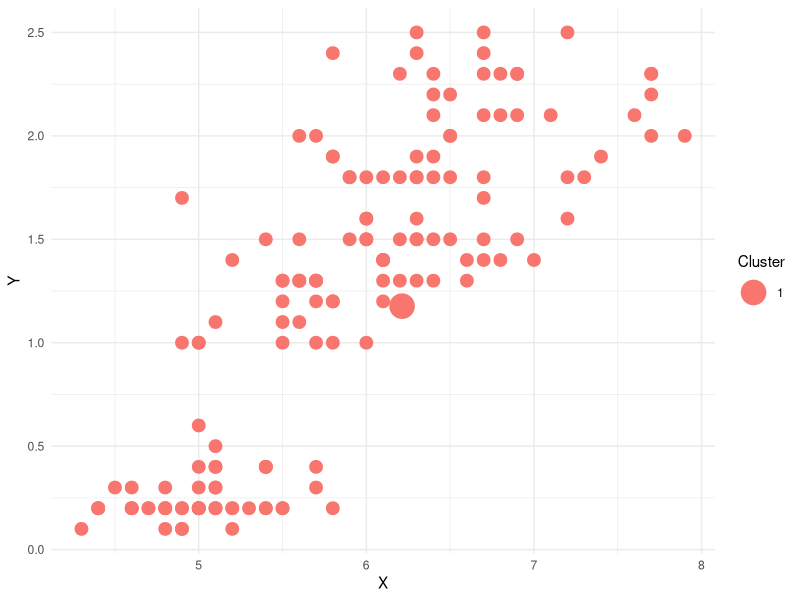
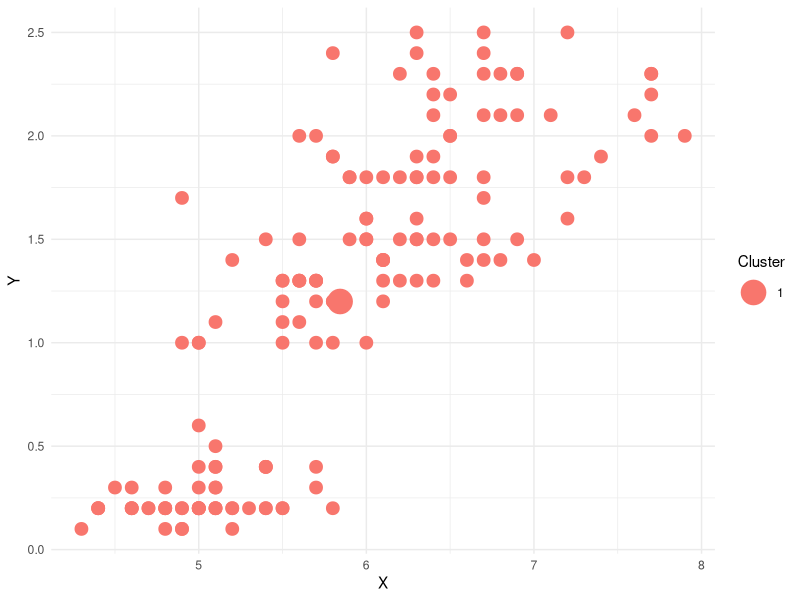
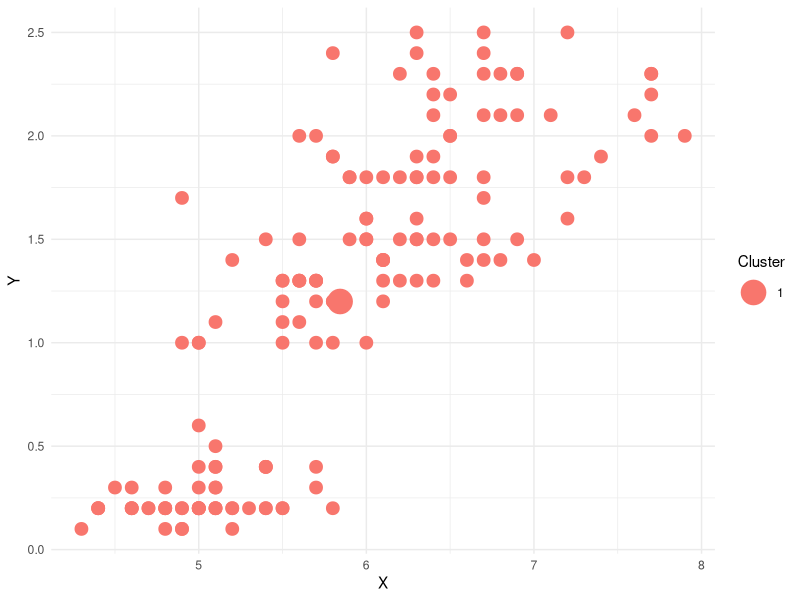

Source code (R) for these figures, in order:
# Load packages
library(ggplot2) # For visualization
library(scales) # To extract palettes


# Load data
data("iris")
df <- iris[,c("Sepal.Length","Petal.Width")]

# Pre-define a function 
# to compute distances in a 2D space
# Returns distances from each point to each centroid
get_distances <- function(mat1, mat2){
  # Ensure both are matrices
  mat1 <- as.matrix(mat1)
  mat2 <- as.matrix(mat2)
  
  n <- nrow(mat1)
  k <- nrow(mat2)
  
  # Using outer product for vectorization
  dist_mat <- outer(1:n, 1:k, Vectorize(function(i, j) {
    sqrt(sum((mat1[i, ] - mat2[j, ])^2))
  }))
  
  return(dist_mat)
}


#' The function k_means_visual takes a 2D data frame
#' and the number of clusters k. If k is not provided
#' it generates a random value between 1 and 10 for k.
#' While executing, it prints multiple plots, if print_plot = TRUE,
#' to show how the algorithm converges. Note, that edge colors
#' show new cluster classifications, while fill colors
#' indicate previous clusters. It returns a list of
#' clusters (length = n) and their coordinates
#' in the 2D space (k x 2 matrix)

k_means_visual <- function(k, data, print_plot = TRUE){
  
  # ------------------------ Check hyper-variables first ------------------------
  
  # Check if k is provided, otherwise generate a random number
  # between 1 and 10
  k <- ifelse(missing(k),
              round(runif(1,1,10),0),
              k)
  
  # Check if it's a 2D data
  if (missing(data) || !is.data.frame(data)){
    stop(
      paste("Please provide a data set.",
             "Note that it should be a 2-dimensional data frame.",
             sep = " ")
      )
  }
  if (ncol(data) != 2){
    stop(
      "Please make sure that the data frame is in a 2-dimensional space."
      )
  }
  # Make sure column names are X and Y
  colnames(data) <- c("x","y")
  # Create a matrix from data - we'll use it later
  df_mat <- as.matrix(data)
  
  # Create a palette for visualization
  my_palette <- hue_pal()(k) 
  
  # ------------------------ Initialize function ------------------------
  
  # Set initial random values for k centroids
  # within the range of X and Y
  x_range <- range(data$x)
  y_range <- range(data$y)
  k_mat <- matrix(
    c(
      runif(k, x_range[1], x_range[2]),
      runif(k, y_range[1], y_range[2])
    ),
    nrow = k
  )
  colnames(k_mat) <- c("x","y")
  
  # ------------------------ Initialize the cycle ------------------------
  
  # Hyper-variables
  need_update <- TRUE # flag when to stop the cycle
  eps <- 1e-6 # precision
  
  while(need_update){
    # Calculate distances
    # n x k matrix - distances from each data point
    # to each centroid
    dist_mat <- get_distances(df_mat, k_mat) 
    
    # Define clusters based on distances
    clusters <- apply(dist_mat, 1, which.min)
    
    # Visualize
    if (print_plot){
      p1 <- ggplot()+
        # Data points
        geom_point(
          data = as.data.frame(df_mat), 
          aes(x = x, y = y,
              fill = factor(clusters, levels = 1:k),
              color = factor(clusters, levels = 1:k)),
          size = 2, shape = 21, stroke = 2
          )+
        # Centroids
        geom_point(
          data = as.data.frame(k_mat), 
          aes(x = x, y = y,
              fill = factor(1:nrow(k_mat), levels = 1:k),
              color = factor(1:nrow(k_mat), levels = 1:k)),
          size = 8, shape = 21
          )+
        # Make sure colors are the same for
        # fill and edge colors
        scale_color_manual(values = my_palette, 
                           breaks = 1:k,
                           labels = 1:k)+
        scale_fill_manual(values = my_palette, 
                          breaks = 1:k,
                          labels = 1:k)+
        scale_x_continuous(limits = x_range)+
        scale_y_continuous(limits = y_range)+
        labs(x = "X", y = "Y", 
             color = "Cluster", 
             fill = "Cluster")+
        theme_minimal()
      
      print(p1)
      Sys.sleep(1) # wait to see the differences between plots
    }
    
    # ------------------------ Update locations ------------------------
    
    # Define new centroid positions
    # Address a problem that sometimes centroids can
    # fall out (be too far away from data points)
    # and k can become larger than the
    # number of actual centroids
    k_mat_new <- matrix(NA, nrow = k, ncol = 2)
    colnames(k_mat_new) <- c("x","y")
    
    x_means <- tapply(df_mat[, "x"], clusters, mean)
    y_means <- tapply(df_mat[, "y"], clusters, mean)
    
    # Fill in the centroids that exist
    existing_clusters <- as.numeric(names(x_means))
    k_mat_new[existing_clusters, "x"] <- x_means
    k_mat_new[existing_clusters, "y"] <- y_means
    
    # Handle empty clusters if they exist
    # Simply assign random values within the range
    empty_clusters <- which(is.na(k_mat_new[, 1]))
    if(length(empty_clusters) > 0){
      for(i in empty_clusters){
        k_mat_new[i, ] <- c(runif(1, x_range[1], x_range[2]),
                            runif(1, y_range[1], y_range[2]))
      }
    }
    
    # Check if a new iteration is needed BEFORE creating p2
    converged <- all(abs(k_mat - k_mat_new) < eps)
    
    # Only create and show p2 if not converged yet
    if(!converged){
      # New distances 
      dist_mat_new <- get_distances(df_mat, k_mat_new)
      
      # Define new clusters
      clusters_new <- apply(dist_mat_new, 1, which.min)
      
      # New visualization with updated clusters
      # Fill color - old classifications
      # Edge color - new classifications
      if (print_plot) {
        p2 <- ggplot()+
          # Data points
          geom_point(
            data = as.data.frame(df_mat), 
            aes(x = x, y = y,
                fill = factor(clusters, levels = 1:k),
                color = factor(clusters_new, levels = 1:k)),
            size = 2, shape = 21, stroke = 2
            )+
          # Centroids
          geom_point(
            data = as.data.frame(k_mat_new), 
            aes(x = x, y = y,
                color = factor(1:nrow(k_mat_new), levels = 1:k),
                fill = factor(1:nrow(k_mat_new), levels = 1:k)),
            size = 8, shape = 21
            )+
          scale_color_manual(values = my_palette,
                             breaks = 1:k,
                             labels = 1:k)+
          scale_fill_manual(values = my_palette,
                            breaks = 1:k,
                            labels = 1:k)+
          scale_x_continuous(limits = x_range)+
          scale_y_continuous(limits = y_range)+
          labs(x = "X", y = "Y", 
               color = "Cluster", 
               fill = "Cluster")+
          theme_minimal()
        
        print(p2)
        Sys.sleep(1)
      }
    }
    
    # Update for next iteration
    if (converged){
      need_update <- FALSE
    } else {
      k_mat <- k_mat_new # update centroid locations
      need_update <- TRUE
    }
  }
  
  # Return a list with clusters and their positions
  out <- list(
    clusters = clusters,
    cluster_locations = k_mat
  )
  
  return(out)
}

k_means_visual(k=1,data = df,print_plot = TRUE)
